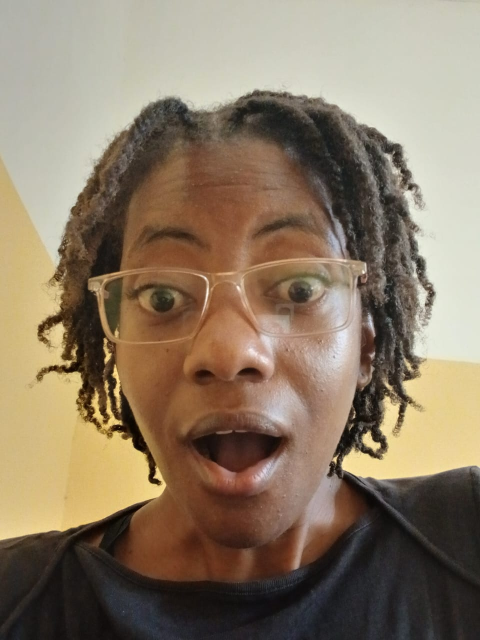
#> input picture data/images/Shakira.jpeg, 960 x 1280 px (shown at 1/2 size); the run also reads 1 picture not shown here
$ jupyter execute --allow-errors image_pipeline.ipynb
#> lines starting #> are read from the running program, lines starting #| are printed output that depends on the picture
### src/image_pipeline.py
"""Image feature extraction and face-recognition model utilities.

Expected image layout:
    data/images/<member>_neutral.jpg
    data/images/<member>_smiling.jpg
    data/images/<member>_surprised.jpg

The public ``verify_face`` function is intentionally small so the CLI can
load the saved model without knowing how image features are produced.
"""

from __future__ import annotations

import csv
import json
import re
from pathlib import Path
from typing import Any

import joblib
import numpy as np
from PIL import Image, ImageOps
from pillow_heif import register_heif_opener
from sklearn.ensemble import RandomForestClassifier
from sklearn.metrics import accuracy_score, f1_score, log_loss
from sklearn.model_selection import train_test_split

IMAGE_SIZE = (64, 64)
MODEL_PATH = Path("models/face_model.pkl")
FEATURES_PATH = Path("data/image_features.csv")
SUPPORTED_EXTENSIONS = {".jpg", ".jpeg", ".png"}
register_heif_opener()
#> (this line was passed over: pillow_heif is not available in this run)
SUPPORTED_EXTENSIONS.add(".heic")


def _read_image(path: Path) -> Image.Image:
    if not path.is_file():
        raise FileNotFoundError(f"Image file does not exist: {path}")
    if path.suffix.lower() not in SUPPORTED_EXTENSIONS:
        raise ValueError(f"Unsupported image format: {path.suffix}")
    with Image.open(path) as image:
#> image is the input picture: PIL image 960x1280 RGB; mean R, G, B 139.1, 122.3, 101.6
        return ImageOps.exif_transpose(image).convert("RGB")


def _feature_vector(image: Image.Image) -> np.ndarray:
    """Return a fixed-length vector combining pixels and RGB histograms."""
    resized = image.resize(IMAGE_SIZE)
    grayscale = np.asarray(ImageOps.grayscale(resized), dtype=np.float32) / 255.0
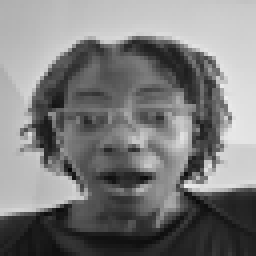
#> grayscale: shape (64, 64) float32 (shown 4 times larger); min 0.0235, max 0.925, mean 0.49
    pixels = grayscale.reshape(-1)
#> pixels = 4096 values, max 0.925 at index 1592, min 0.0235 at index 2705, mean 0.49
    histogram_parts = [
        np.histogram(np.asarray(resized)[:, :, channel], bins=16, range=(0, 256), density=True)[0]
        for channel in range(3)
    ]
#> histogram_parts = 3 items
    return np.concatenate([pixels, *histogram_parts]).astype(np.float32)


def extract_image_features(image_path: str | Path) -> np.ndarray:
    """Extract the same feature vector used during training."""
    return _feature_vector(_read_image(Path(image_path)))


def augment_image(image: Image.Image, name: str) -> Image.Image:
    """Create one deterministic augmentation for a training sample."""
    if name == "rotate":
        return image.rotate(12, expand=False)
    if name == "flip":
        return ImageOps.mirror(image)
    if name == "grayscale":
        return ImageOps.grayscale(image).convert("RGB")
    raise ValueError(f"Unknown augmentation: {name}")


def _samples(images_dir: Path) -> list[tuple[str, Path]]:
    samples: list[tuple[str, Path]] = []
    labels_by_key: dict[str, str] = {}
    for path in sorted(images_dir.iterdir()):
        if path.is_file() and path.suffix.lower() in SUPPORTED_EXTENSIONS:
            label = re.sub(r"\d+$", "", path.stem.rsplit("_", 1)[0]).strip()
            if not label:
                raise ValueError(f"Cannot infer member label from filename: {path.name}")
            label_key = label.casefold()
            canonical_label = labels_by_key.setdefault(label_key, label)
            samples.append((canonical_label, path))
    if not samples:
        raise FileNotFoundError(f"No supported images found in {images_dir}")
    return samples


def build_image_features_csv(
    images_dir: str | Path = "data/images",
    output_path: str | Path = FEATURES_PATH,
) -> Path:
    """Extract original and rotate/flip/grayscale features into a CSV."""
    images_path = Path(images_dir)
    destination = Path(output_path)
    destination.parent.mkdir(parents=True, exist_ok=True)
    rows: list[tuple[str, str, np.ndarray]] = []
    for label, path in _samples(images_path):
        image = _read_image(path)
        rows.append((label, path.name, _feature_vector(image)))
        for augmentation in ("rotate", "flip", "grayscale"):
            rows.append(
                (label, f"{path.name}:{augmentation}", _feature_vector(augment_image(image, augmentation)))
            )
#> this loop made 3 passes
#> pass 1, in _feature_vector (call 2), `grayscale = np.asarray(ImageOps.grayscale(resized), dtype=np.float32) ..`:
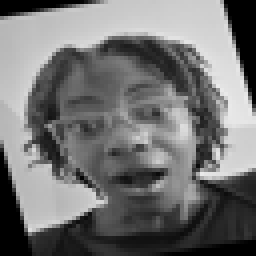
#> grayscale: shape (64, 64) float32 (shown 4 times larger); min 0, max 0.918, mean 0.448
#> after the loop, rows = 4 items
#> pass 2 of the loop in build_image_features_csv, `for label, path in _samples(images_path):`:
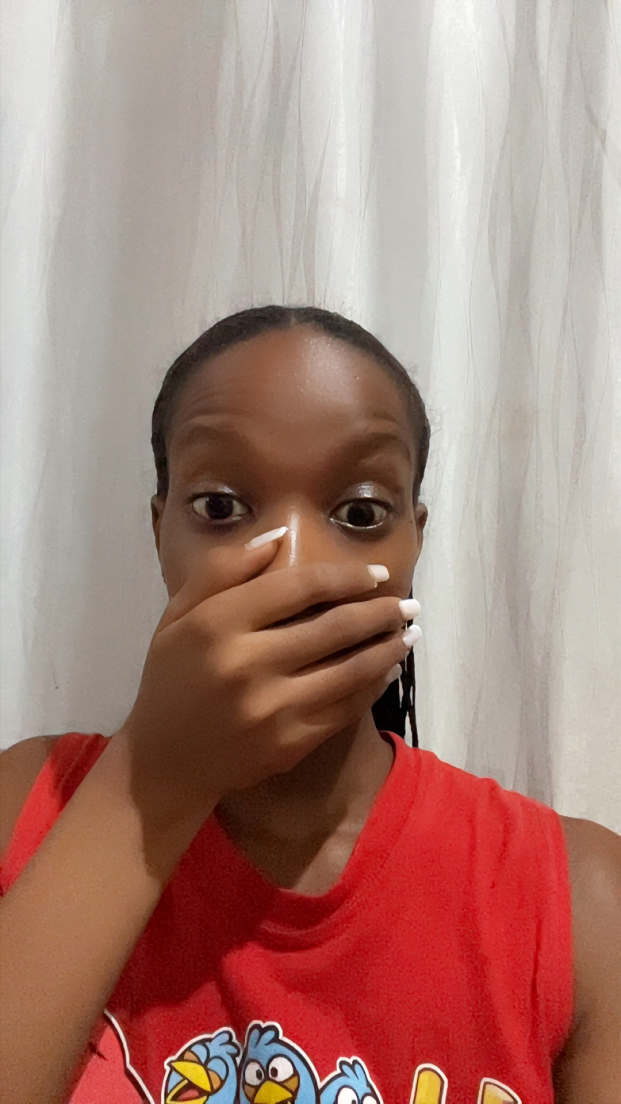
#> input picture data/images/flavia.jpeg, 1242 x 2208 px (shown at 1/2 size)
#> in _read_image, image is the input picture: PIL image 1242x2208 RGB; mean R, G, B 168.3, 129.3, 119.8
#> the loop in build_image_features_csv, `for augmentation in ("rotate", "flip", "grayscale"):` made 3 passes
#> pass 1, in _feature_vector (call 6), `grayscale = np.asarray(ImageOps.grayscale(resized), dtype=np.float32) ..`:
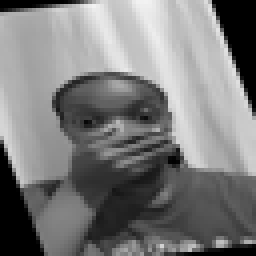
#> grayscale: shape (64, 64) float32 (shown 4 times larger); min 0, max 0.949, mean 0.483
#> pass 2, in _feature_vector (call 7), `grayscale = np.asarray(ImageOps.grayscale(resized), dtype=np.float32) ..`:
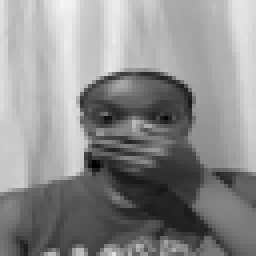
#> grayscale: shape (64, 64) float32 (shown 4 times larger); min 0, max 0.965, mean 0.549
#> after the loop in build_image_features_csv, `for augmentation in ("rotate", "flip", "grayscale"):`: rows = 8 items
#> pass 3 of the loop in build_image_features_csv, `for label, path in _samples(images_path):`:
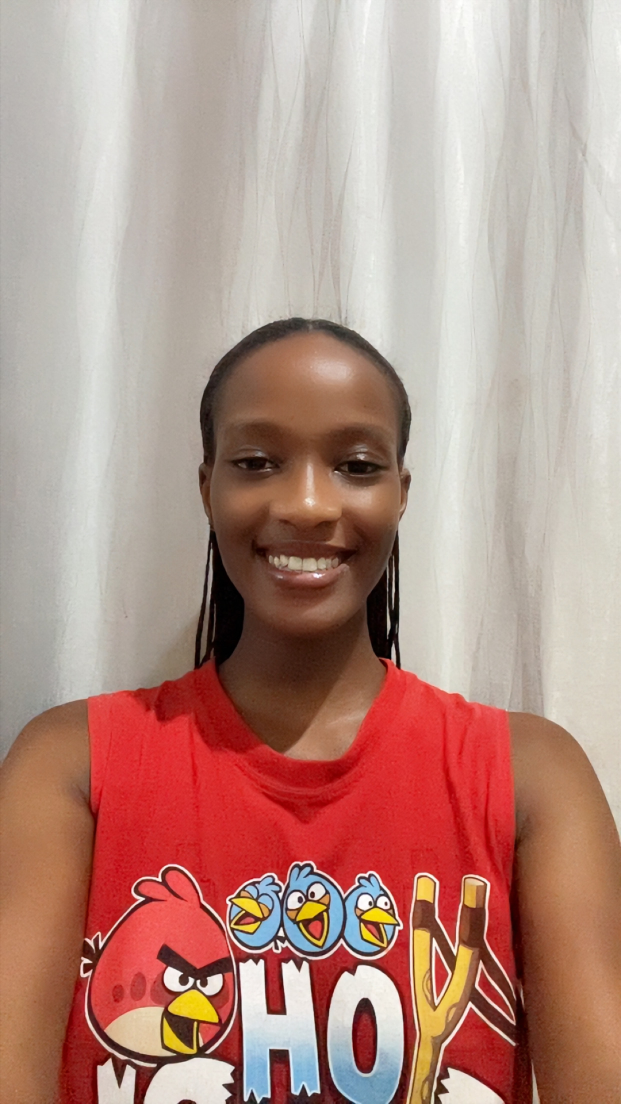
#> input picture data/images/flavia1.jpeg, 1242 x 2208 px (shown at 1/2 size)
#> in _read_image, image is the input picture: PIL image 1242x2208 RGB; mean R, G, B 181.3, 143.9, 133.3
#> the loop in build_image_features_csv, `for augmentation in ("rotate", "flip", "grayscale"):` made 3 passes
#> pass 2, in _feature_vector (call 11), `grayscale = np.asarray(ImageOps.grayscale(resized), dtype=np.float32) ..`:
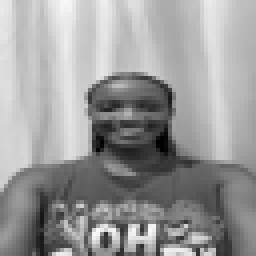
#> grayscale: shape (64, 64) float32 (shown 4 times larger); min 0, max 0.976, mean 0.603
#> after the loop in build_image_features_csv, `for augmentation in ("rotate", "flip", "grayscale"):`: rows = 12 items
#> the loop made 7 passes; the first 3 are shown

    feature_names = [f"pixel_{index}" for index in range(len(rows[0][2]))]
    with destination.open("w", newline="", encoding="utf-8") as file:
        writer = csv.writer(file)
        writer.writerow(["label", "source"] + feature_names)
        for label, source, vector in rows:
            writer.writerow([label, source, *vector.tolist()])
    return destination


def train_face_model(
    features_path: str | Path = FEATURES_PATH,
    model_path: str | Path = MODEL_PATH,
    metrics_path: str | Path = "models/face_metrics.json",
) -> dict[str, float]:
    """Train and save the face recognizer, returning accuracy/F1/log loss."""
    feature_file = Path(features_path)
    if not feature_file.is_file():
        raise FileNotFoundError(f"Feature CSV does not exist: {feature_file}")
    labels: list[str] = []
    vectors: list[list[float]] = []
    with feature_file.open(newline="", encoding="utf-8") as file:
        for row in csv.DictReader(file):
            labels.append(row.pop("label"))
            row.pop("source")
            vectors.append([float(value) for value in row.values()])

    if len(set(labels)) < 2:
        raise ValueError("At least two member labels are required to train face recognition.")
    x = np.asarray(vectors, dtype=np.float32)
    y = np.asarray(labels)
    class_counts = np.unique(y, return_counts=True)[1]
    stratify = y if class_counts.min() >= 2 else None
    x_train, x_test, y_train, y_test = train_test_split(
        x, y, test_size=0.25, random_state=42, stratify=stratify
    )
    classifier = RandomForestClassifier(n_estimators=200, random_state=42, class_weight="balanced")
    classifier.fit(x_train, y_train)
    probabilities = classifier.predict_proba(x_test)
    predictions = classifier.classes_[np.argmax(probabilities, axis=1)]
    metrics = {
        "accuracy": float(accuracy_score(y_test, predictions)),
        "f1_weighted": float(f1_score(y_test, predictions, average="weighted", zero_division=0)),
        "log_loss": float(log_loss(y_test, probabilities, labels=classifier.classes_)),
    }
    destination = Path(model_path)
    destination.parent.mkdir(parents=True, exist_ok=True)
    joblib.dump(classifier, destination)
    metrics_file = Path(metrics_path)
    metrics_file.parent.mkdir(parents=True, exist_ok=True)
    metrics_file.write_text(json.dumps(metrics, indent=2) + "\n", encoding="utf-8")
    return metrics


def verify_face(
    image_path: str | Path,
    model_path: str | Path = MODEL_PATH,
    threshold: float = 0.60,
) -> dict[str, Any]:
    """Identify a face image or return an explicit unauthorized result."""
#> called with threshold = 0.6
    model_file = Path(model_path)
    if not model_file.is_file():
        raise FileNotFoundError(f"Face model does not exist: {model_file}")
    classifier = joblib.load(model_file)
    probabilities = classifier.predict_proba([extract_image_features(image_path)])[0]
#> probabilities = [0.005, 0.98, 0.005, 0.01]
    best_index = int(np.argmax(probabilities))
#> best_index = 1
    confidence = float(probabilities[best_index])
#> confidence = 0.98
    recognized = confidence >= threshold
#> recognized = True
    return {
        "recognized": recognized,
        "userId": str(classifier.classes_[best_index]) if recognized else None,
        "confidence": confidence,
    }

### notebooks/image_pipeline.ipynb
# Image processing and face-authorisation pipeline

This notebook builds the image features and face model, evaluates it, and tests authorized and unauthorized examples.

[cell 1]
from pathlib import Path
import sys


ROOT = Path.cwd().parent if Path.cwd().name == "notebooks" else Path.cwd()
sys.path.insert(0, str(ROOT / "src"))

from image_pipeline import build_image_features_csv, train_face_model, verify_face

## Inspect the image data

Images in `data/images/` are used for training. Filenames determine labels.

[cell 2]
images = sorted((ROOT / "data" / "images").iterdir())
[(image.name, image.stat().st_size) for image in images if image.is_file()]

## Build features and train the model

[cell 3]
features_path = build_image_features_csv(
    images_dir=ROOT / "data" / "images",
    output_path=ROOT / "data" / "image_features.csv",
)
metrics = train_face_model(
    features_path=features_path,
    model_path=ROOT / "models" / "face_model.pkl",
    metrics_path=ROOT / "models" / "face_metrics.json",
)
metrics

[cell 4]
import pandas as pd

features = pd.read_csv(features_path)
features.groupby("label").size().sort_index()

## Test an authorized example

[cell 5]
verify_face(
    ROOT / "data" / "images" / "flavia.jpeg",
    model_path=ROOT / "models" / "face_model.pkl",
)

## Test unauthorized examples

These images are included as the `unauthorized` class. The application still denies access because that class has no customer profile.

[cell 6]
unauthorized_paths = [
    ROOT / "data" / "images" / "unauthorized.jpeg",
    ROOT / "data" / "images" / "unauthorised_smile.png",
    ROOT / "data" / "images" / "unauthorised_surprised.png",
]

{
    path.name: verify_face(path, model_path=ROOT / "models" / "face_model.pkl")
    for path in unauthorized_paths
}
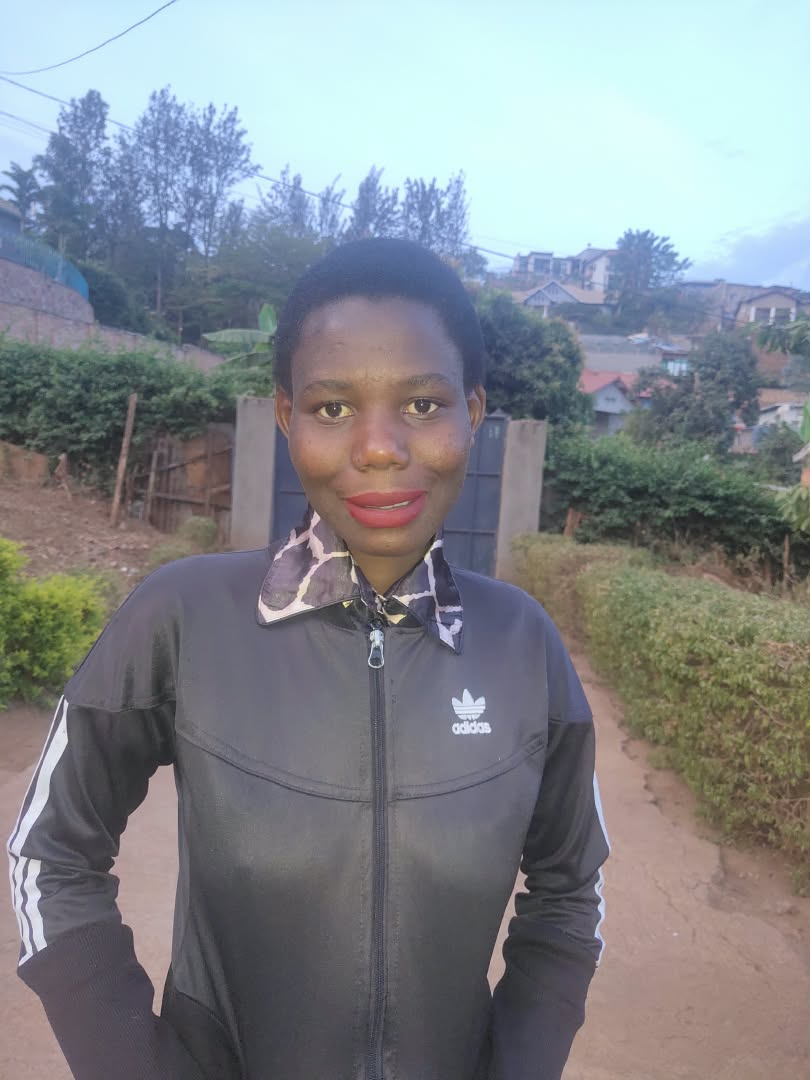
#> input picture data/images/unauthorized.jpeg, 810 x 1080 px
#> in _read_image, image is the input picture: PIL image 810x1080 RGB; mean R, G, B 130.8, 135.3, 140.6
#> in _feature_vector (call 30), `grayscale = np.asarray(ImageOps.grayscale(resized), dtype=np.float32) ..`:
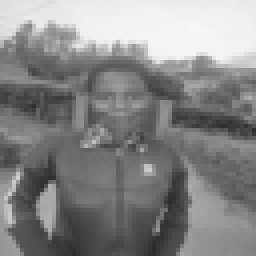
#> grayscale: shape (64, 64) float32 (shown 4 times larger); min 0.165, max 0.965, mean 0.528
#> in _feature_vector (call 30), `pixels = grayscale.reshape(-1)`: pixels = 4096 values, max 0.965 at index 431, min 0.165 at index 4006, mean 0.528
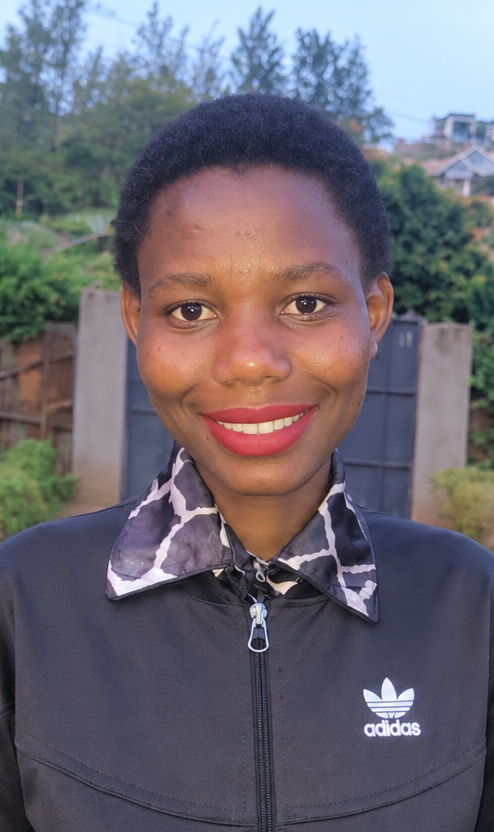
#> input picture data/images/unauthorised_smile.png, 494 x 832 px
#> in _read_image, image is the input picture: PIL image 494x832 RGBA; mean R, G, B, A 108.1, 103.2, 112.8, 255
#> in _feature_vector (call 31), `grayscale = np.asarray(ImageOps.grayscale(resized), dtype=np.float32) ..`:
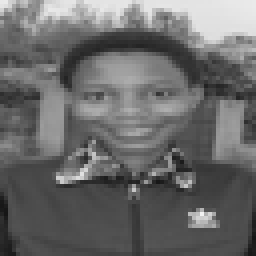
#> grayscale: shape (64, 64) float32 (shown 4 times larger); min 0.0824, max 0.949, mean 0.415
#> in _feature_vector (call 31), `pixels = grayscale.reshape(-1)`: pixels = 4096 values, max 0.949 at index 3442, min 0.0824 at index 3839, mean 0.415
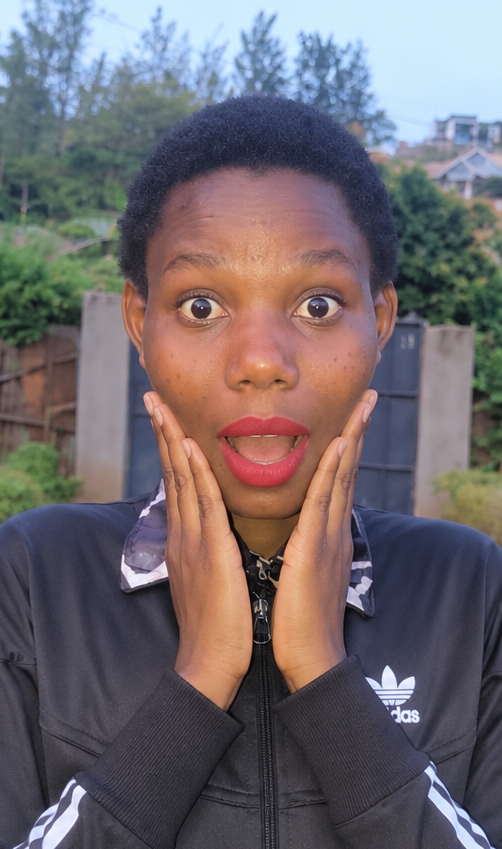
#> input picture data/images/unauthorised_surprised.png, 502 x 849 px
#> in _read_image, image is the input picture: PIL image 502x849 RGBA; mean R, G, B, A 113, 104.8, 109.5, 255
#> in _feature_vector (call 32), `resized = image.resize(IMAGE_SIZE)`:
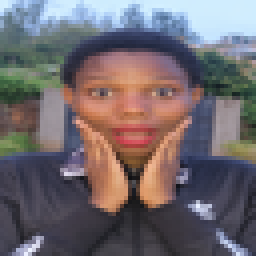
#> resized: PIL image 64x64 RGB (shown 4 times larger); mean R, G, B 113, 104.8, 109.5
#> in _feature_vector (call 32), `grayscale = np.asarray(ImageOps.grayscale(resized), dtype=np.float32) ..`:
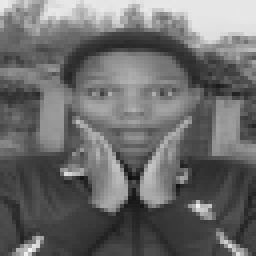
#> grayscale: shape (64, 64) float32 (shown 4 times larger); min 0.0627, max 0.945, mean 0.423
#> in _feature_vector (call 32), `pixels = grayscale.reshape(-1)`: pixels = 4096 values, max 0.945 at index 3975, min 0.0627 at index 2848, mean 0.423

## Image EDA and augmentation evidence

This section documents image quantity, expression coverage, dimensions, brightness, and augmentation effects.

[cell 7]
from pathlib import Path

import matplotlib.pyplot as plt
import numpy as np
import pandas as pd
from PIL import Image, ImageOps
from pillow_heif import register_heif_opener

ROOT = Path.cwd().parent if Path.cwd().name == "notebooks" else Path.cwd()
features_path = ROOT / "data" / "image_features.csv"
register_heif_opener()
#> (this line was passed over: pillow_heif is not available in this run)
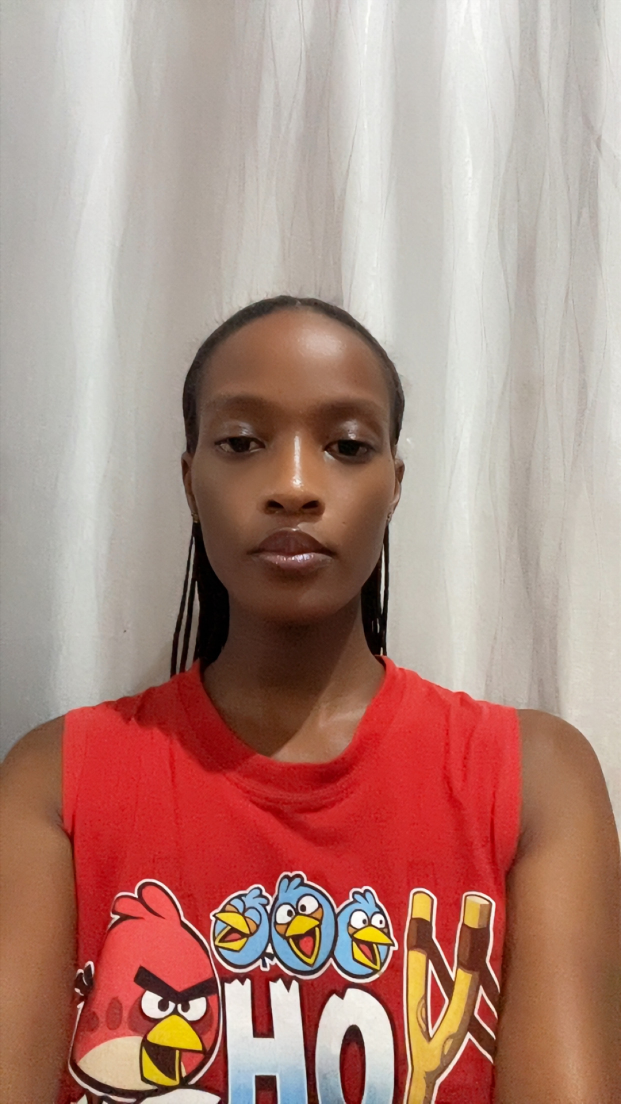
#> input picture data/images/flavia3.jpeg, 1242 x 2208 px (shown at 1/2 size)
#> further down, image is the input picture: PIL image 1242x2208 RGB; mean R, G, B 176.1, 137.8, 127.2
#> pass 2 of the loop `for member, filenames in member_files.items():`:

member_files = {
    "Flavia": ["flavia3.jpeg","flavia1.jpeg", "flavia.jpeg",  ],
    "Placide": ["placide2.HEIC", "placide3.HEIC","placide.HEIC"],
    "Shakira": ["shakira3.jpeg","shakira2.jpeg", "Shakira.jpeg" ],
}
expressions = ["neutral", "smile", "surprised"]
records = []
#> (the rest of this cell did not finish here and is left out)
